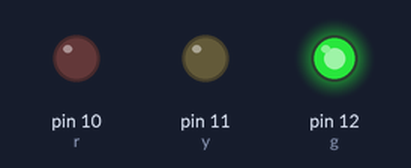
Simulated run of this sketch. Board: Arduino Uno, built with avr-gcc and run on an emulated ATmega328P. Parts: output pins drawn as LEDs (lit = HIGH).

Above: at 0.2 s.
At 0.7 s:
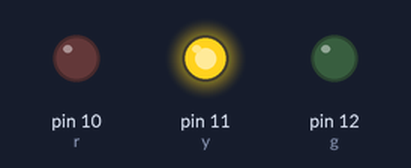
At 2.7 s:
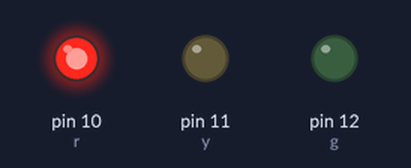
Timing chart, 0 to 3.5 s (numbered marks = the images above):
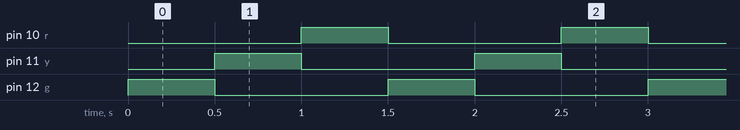

Measured:
- by itself, pin 10 (r), pin 11 (y), pin 12 (g): alternates HIGH for 0.50 s and LOW for 1.0 s
- by itself, everything shown: repeats every 1.5 s, in 3 steps

The sketch:

test1.ino
```cpp
#define g 12
#define y 11
#define r 10
void setup() {
  pinMode(y, OUTPUT);
  pinMode(r, OUTPUT);
  pinMode(g, OUTPUT);

}

void loop() {
  digitalWrite(g, HIGH);
  digitalWrite(y, LOW);
  digitalWrite(r, LOW);
  delay(500);
  digitalWrite(g, LOW);
  digitalWrite(y, HIGH);
  digitalWrite(r, LOW);
  delay(500);
  digitalWrite(g, LOW);
  digitalWrite(y, LOW);
  digitalWrite(r, HIGH);
  delay(500);
}
```
